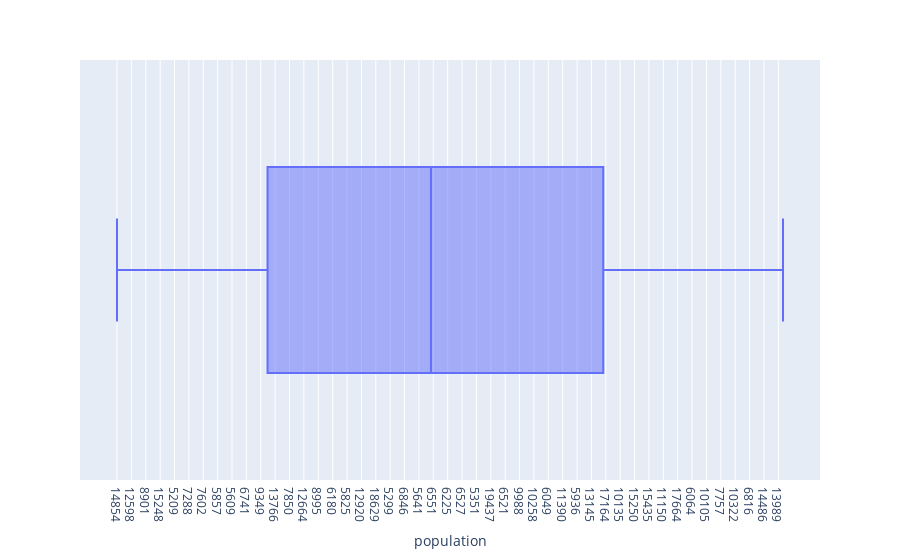

The notebook cell this image was saved under:
### Code cell
fig = px.box(df_communes[df_communes['taille_commune']=='3 - petite ville'], x='population', )
fig.show()

### Figure 1 — Plotly figure (JSON) as saved in the notebook; plotly's stock layout.template omitted (floating-point values rounded to 4 significant figures; data arrays with more than 128 entries replaced by an {"elided": "..."} marker saying what was removed)
{"data": [{"alignmentgroup": "True", "hovertemplate": "population=%{x}<extra></extra>", "legendgroup": "", "marker": {"color": "#636efa"}, "name": "", "notched": false, "offsetgroup": "", "orientation": "h", "showlegend": false, "type": "box", "x": {"elided": "1742 str values"}, "x0": " ", "xaxis": "x", "y0": " ", "yaxis": "y"}], "layout": {"boxmode": "group", "legend": {"tracegroupgap": 0}, "margin": {"t": 60}, "xaxis": {"anchor": "y", "domain": [0, 1], "title": {"text": "population"}}, "yaxis": {"anchor": "x", "domain": [0, 1]}}}
